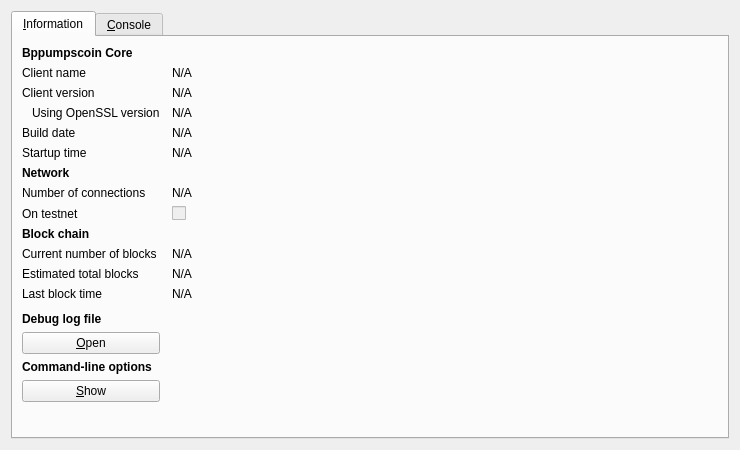
<?xml version="1.0" encoding="UTF-8"?>
<ui version="4.0">
 <class>RPCConsole</class>
 <widget class="QDialog" name="RPCConsole">
  <property name="geometry">
   <rect>
    <x>0</x>
    <y>0</y>
    <width>740</width>
    <height>450</height>
   </rect>
  </property>
  <property name="windowTitle">
   <string>Bppumpscoin - Debug window</string>
  </property>
  <layout class="QVBoxLayout" name="verticalLayout_2">
   <item>
    <widget class="QTabWidget" name="tabWidget">
     <property name="currentIndex">
      <number>0</number>
     </property>
     <widget class="QWidget" name="tab_info">
      <attribute name="title">
       <string>&amp;Information</string>
      </attribute>
      <layout class="QGridLayout" name="gridLayout" columnstretch="0,1">
       <property name="horizontalSpacing">
        <number>12</number>
       </property>
       <item row="0" column="0">
        <widget class="QLabel" name="label_9">
         <property name="font">
          <font>
           <weight>75</weight>
           <bold>true</bold>
          </font>
         </property>
         <property name="text">
          <string>Bppumpscoin Core</string>
         </property>
        </widget>
       </item>
       <item row="1" column="0">
        <widget class="QLabel" name="label_5">
         <property name="text">
          <string>Client name</string>
         </property>
        </widget>
       </item>
       <item row="1" column="1">
        <widget class="QLabel" name="clientName">
         <property name="cursor">
          <cursorShape>IBeamCursor</cursorShape>
         </property>
         <property name="text">
          <string>N/A</string>
         </property>
         <property name="textFormat">
          <enum>Qt::PlainText</enum>
         </property>
         <property name="textInteractionFlags">
          <set>Qt::LinksAccessibleByMouse|Qt::TextSelectableByKeyboard|Qt::TextSelectableByMouse</set>
         </property>
        </widget>
       </item>
       <item row="2" column="0">
        <widget class="QLabel" name="label_6">
         <property name="text">
          <string>Client version</string>
         </property>
        </widget>
       </item>
       <item row="2" column="1">
        <widget class="QLabel" name="clientVersion">
         <property name="cursor">
          <cursorShape>IBeamCursor</cursorShape>
         </property>
         <property name="text">
          <string>N/A</string>
         </property>
         <property name="textFormat">
          <enum>Qt::PlainText</enum>
         </property>
         <property name="textInteractionFlags">
          <set>Qt::LinksAccessibleByMouse|Qt::TextSelectableByKeyboard|Qt::TextSelectableByMouse</set>
         </property>
        </widget>
       </item>
       <item row="3" column="0">
        <widget class="QLabel" name="label_14">
         <property name="text">
          <string>Using OpenSSL version</string>
         </property>
         <property name="indent">
          <number>10</number>
         </property>
        </widget>
       </item>
       <item row="3" column="1">
        <widget class="QLabel" name="openSSLVersion">
         <property name="cursor">
          <cursorShape>IBeamCursor</cursorShape>
         </property>
         <property name="text">
          <string>N/A</string>
         </property>
         <property name="textFormat">
          <enum>Qt::PlainText</enum>
         </property>
         <property name="textInteractionFlags">
          <set>Qt::LinksAccessibleByMouse|Qt::TextSelectableByKeyboard|Qt::TextSelectableByMouse</set>
         </property>
        </widget>
       </item>
       <item row="4" column="0">
        <widget class="QLabel" name="label_12">
         <property name="text">
          <string>Build date</string>
         </property>
        </widget>
       </item>
       <item row="4" column="1">
        <widget class="QLabel" name="buildDate">
         <property name="cursor">
          <cursorShape>IBeamCursor</cursorShape>
         </property>
         <property name="text">
          <string>N/A</string>
         </property>
         <property name="textFormat">
          <enum>Qt::PlainText</enum>
         </property>
         <property name="textInteractionFlags">
          <set>Qt::LinksAccessibleByMouse|Qt::TextSelectableByKeyboard|Qt::TextSelectableByMouse</set>
         </property>
        </widget>
       </item>
       <item row="5" column="0">
        <widget class="QLabel" name="label_13">
         <property name="text">
          <string>Startup time</string>
         </property>
        </widget>
       </item>
       <item row="5" column="1">
        <widget class="QLabel" name="startupTime">
         <property name="cursor">
          <cursorShape>IBeamCursor</cursorShape>
         </property>
         <property name="text">
          <string>N/A</string>
         </property>
         <property name="textFormat">
          <enum>Qt::PlainText</enum>
         </property>
         <property name="textInteractionFlags">
          <set>Qt::LinksAccessibleByMouse|Qt::TextSelectableByKeyboard|Qt::TextSelectableByMouse</set>
         </property>
        </widget>
       </item>
       <item row="6" column="0">
        <widget class="QLabel" name="label_11">
         <property name="font">
          <font>
           <weight>75</weight>
           <bold>true</bold>
          </font>
         </property>
         <property name="text">
          <string>Network</string>
         </property>
        </widget>
       </item>
       <item row="7" column="0">
        <widget class="QLabel" name="label_7">
         <property name="text">
          <string>Number of connections</string>
         </property>
        </widget>
       </item>
       <item row="7" column="1">
        <widget class="QLabel" name="numberOfConnections">
         <property name="cursor">
          <cursorShape>IBeamCursor</cursorShape>
         </property>
         <property name="text">
          <string>N/A</string>
         </property>
         <property name="textFormat">
          <enum>Qt::PlainText</enum>
         </property>
         <property name="textInteractionFlags">
          <set>Qt::LinksAccessibleByMouse|Qt::TextSelectableByKeyboard|Qt::TextSelectableByMouse</set>
         </property>
        </widget>
       </item>
       <item row="8" column="0">
        <widget class="QLabel" name="label_8">
         <property name="text">
          <string>On testnet</string>
         </property>
        </widget>
       </item>
       <item row="8" column="1">
        <widget class="QCheckBox" name="isTestNet">
         <property name="enabled">
          <bool>false</bool>
         </property>
         <property name="text">
          <string/>
         </property>
        </widget>
       </item>
       <item row="9" column="0">
        <widget class="QLabel" name="label_10">
         <property name="font">
          <font>
           <weight>75</weight>
           <bold>true</bold>
          </font>
         </property>
         <property name="text">
          <string>Block chain</string>
         </property>
        </widget>
       </item>
       <item row="10" column="0">
        <widget class="QLabel" name="label_3">
         <property name="text">
          <string>Current number of blocks</string>
         </property>
        </widget>
       </item>
       <item row="10" column="1">
        <widget class="QLabel" name="numberOfBlocks">
         <property name="cursor">
          <cursorShape>IBeamCursor</cursorShape>
         </property>
         <property name="text">
          <string>N/A</string>
         </property>
         <property name="textFormat">
          <enum>Qt::PlainText</enum>
         </property>
         <property name="textInteractionFlags">
          <set>Qt::LinksAccessibleByMouse|Qt::TextSelectableByKeyboard|Qt::TextSelectableByMouse</set>
         </property>
        </widget>
       </item>
       <item row="11" column="0">
        <widget class="QLabel" name="label_4">
         <property name="text">
          <string>Estimated total blocks</string>
         </property>
        </widget>
       </item>
       <item row="11" column="1">
        <widget class="QLabel" name="totalBlocks">
         <property name="cursor">
          <cursorShape>IBeamCursor</cursorShape>
         </property>
         <property name="text">
          <string>N/A</string>
         </property>
         <property name="textFormat">
          <enum>Qt::PlainText</enum>
         </property>
         <property name="textInteractionFlags">
          <set>Qt::LinksAccessibleByMouse|Qt::TextSelectableByKeyboard|Qt::TextSelectableByMouse</set>
         </property>
        </widget>
       </item>
       <item row="12" column="0">
        <widget class="QLabel" name="label_2">
         <property name="text">
          <string>Last block time</string>
         </property>
        </widget>
       </item>
       <item row="12" column="1">
        <widget class="QLabel" name="lastBlockTime">
         <property name="cursor">
          <cursorShape>IBeamCursor</cursorShape>
         </property>
         <property name="text">
          <string>N/A</string>
         </property>
         <property name="textFormat">
          <enum>Qt::PlainText</enum>
         </property>
         <property name="textInteractionFlags">
          <set>Qt::LinksAccessibleByMouse|Qt::TextSelectableByKeyboard|Qt::TextSelectableByMouse</set>
         </property>
        </widget>
       </item>
       <item row="13" column="0">
        <spacer name="verticalSpacer_2">
         <property name="orientation">
          <enum>Qt::Vertical</enum>
         </property>
         <property name="sizeHint" stdset="0">
          <size>
           <width>20</width>
           <height>20</height>
          </size>
         </property>
        </spacer>
       </item>
       <item row="14" column="0">
        <widget class="QLabel" name="labelDebugLogfile">
         <property name="font">
          <font>
           <weight>75</weight>
           <bold>true</bold>
          </font>
         </property>
         <property name="text">
          <string>Debug log file</string>
         </property>
        </widget>
       </item>
       <item row="15" column="0">
        <widget class="QPushButton" name="openDebugLogfileButton">
         <property name="toolTip">
          <string>Open the Bppumpscoin debug log file from the current data directory. This can take a few seconds for large log files.</string>
         </property>
         <property name="text">
          <string>&amp;Open</string>
         </property>
         <property name="autoDefault">
          <bool>false</bool>
         </property>
        </widget>
       </item>
       <item row="16" column="0">
        <widget class="QLabel" name="labelCLOptions">
         <property name="font">
          <font>
           <weight>75</weight>
           <bold>true</bold>
          </font>
         </property>
         <property name="text">
          <string>Command-line options</string>
         </property>
        </widget>
       </item>
       <item row="17" column="0">
        <widget class="QPushButton" name="showCLOptionsButton">
         <property name="toolTip">
          <string>Show the Bppumpscoin-Qt help message to get a list with possible Bppumpscoin command-line options.</string>
         </property>
         <property name="text">
          <string>&amp;Show</string>
         </property>
         <property name="autoDefault">
          <bool>false</bool>
         </property>
        </widget>
       </item>
       <item row="18" column="0">
        <spacer name="verticalSpacer">
         <property name="orientation">
          <enum>Qt::Vertical</enum>
         </property>
         <property name="sizeHint" stdset="0">
          <size>
           <width>20</width>
           <height>40</height>
          </size>
         </property>
        </spacer>
       </item>
      </layout>
     </widget>
     <widget class="QWidget" name="tab_console">
      <attribute name="title">
       <string>&amp;Console</string>
      </attribute>
      <layout class="QVBoxLayout" name="verticalLayout_3">
       <property name="spacing">
        <number>3</number>
       </property>
       <item>
        <widget class="QTextEdit" name="messagesWidget">
         <property name="minimumSize">
          <size>
           <width>0</width>
           <height>100</height>
          </size>
         </property>
         <property name="readOnly">
          <bool>true</bool>
         </property>
         <property name="tabKeyNavigation" stdset="0">
          <bool>false</bool>
         </property>
         <property name="columnCount" stdset="0">
          <number>2</number>
         </property>
        </widget>
       </item>
       <item>
        <layout class="QHBoxLayout" name="horizontalLayout">
         <property name="spacing">
          <number>3</number>
         </property>
         <item>
          <widget class="QLabel" name="label">
           <property name="text">
            <string notr="true">&gt;</string>
           </property>
          </widget>
         </item>
         <item>
          <widget class="QLineEdit" name="lineEdit"/>
         </item>
         <item>
          <widget class="QPushButton" name="clearButton">
           <property name="maximumSize">
            <size>
             <width>24</width>
             <height>24</height>
            </size>
           </property>
           <property name="toolTip">
            <string>Clear console</string>
           </property>
           <property name="text">
            <string/>
           </property>
           <property name="icon">
            <iconset resource="../bitcoin.qrc">
             <normaloff>:/icons/remove</normaloff>:/icons/remove</iconset>
           </property>
           <property name="shortcut">
            <string notr="true">Ctrl+L</string>
           </property>
           <property name="autoDefault">
            <bool>false</bool>
           </property>
          </widget>
         </item>
        </layout>
       </item>
      </layout>
     </widget>
    </widget>
   </item>
  </layout>
 </widget>
 <resources>
  <include location="../bitcoin.qrc"/>
 </resources>
 <connections/>
</ui>
